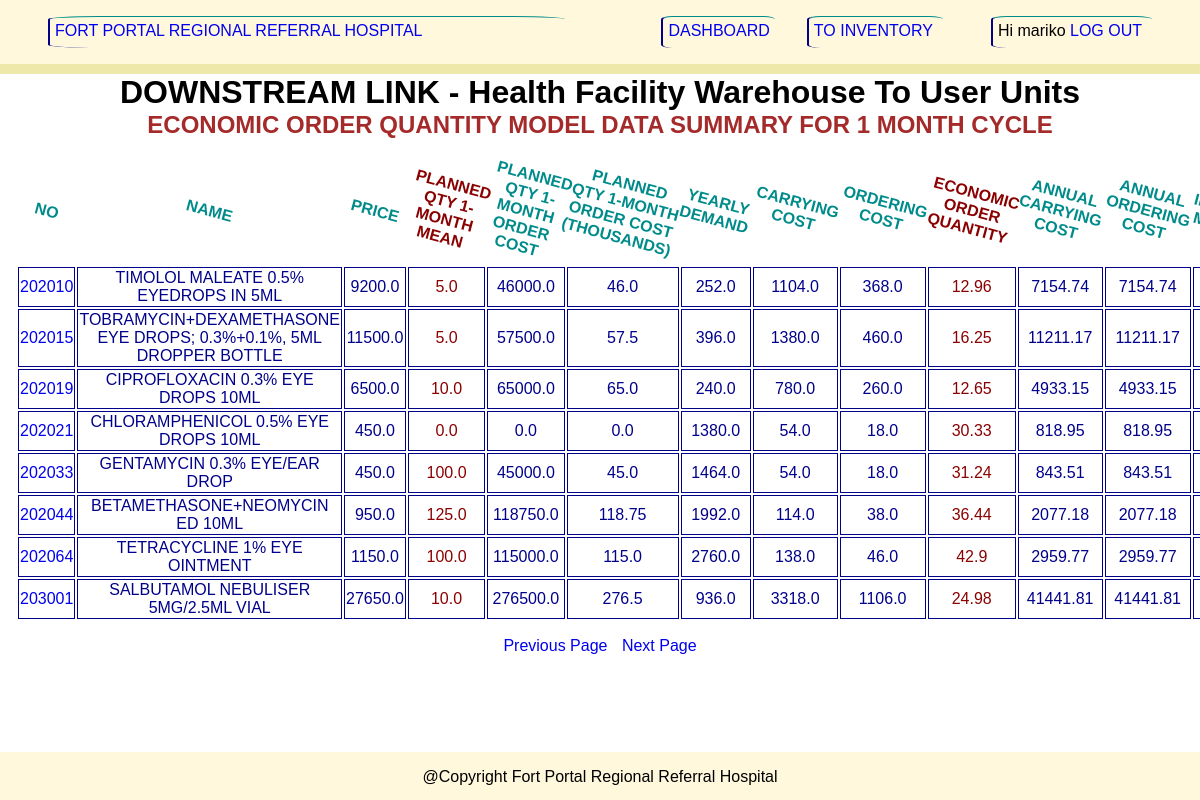
/analysis/eoq/list/1/month/?page=2 (signed in), run on the app's committed database.
### analysis/models.py (models this page shows, shortened)
class ProductDetailExp(models.Model):
    code = models.IntegerField(default=100000,unique=True)
    description = models.CharField(unique=True,max_length=500)
    ven = models.CharField(max_length=5, null=True, blank=True)
    unit = models.DecimalField(max_digits=100, decimal_places=1, null=True)
    price = models.DecimalField(max_digits=100, decimal_places=1, null=True)
    planned_Qty_2Month_Mean = models.DecimalField(max_digits=100, decimal_places=1, null=True)
    currentStock = models.DecimalField(max_digits=100,decimal_places=3,default=0)

### inventory/decorators.py (the view)
        def wrapper_func(request,*args,**kwargs):
            group = request.user.groups.all()
            names = []
            for gp in group:
                names.append(str(gp.name))
            if status in names:
                return view_func2(request,*args,**kwargs)
            else:
                return HttpResponse("<h1>You are not authorized to access this page!</h1>")

### analysis/templates/analysis/eoq_1_month_list.html (shortened to what this page needs)
{% extends 'analysis_base.html' %}
{% block content%}
<div class="eoq" style="overflow:auto;">
    <h1 style="text-align:center;margin:0;">DOWNSTREAM LINK - Health Facility Warehouse To User Units</h1>
    <h2 style="text-align:center;margin:0;">ECONOMIC ORDER QUANTITY MODEL DATA SUMMARY FOR 1 MONTH CYCLE</h2>
    <table style="padding:1rem;">
        <thead>
        <tr>
            <th>NO</th>
            <th>NAME</th>
            <th>PRICE</th>
            <th style="color:darkred;">PLANNED QTY 1-MONTH MEAN</th>
            <th>PLANNED QTY 1-MONTH ORDER COST</th>
            <th>PLANNED QTY 1-MONTH ORDER COST (THOUSANDS)</th>
            <th>YEARLY DEMAND</th>
            <th>CARRYING COST</th>
            <th>ORDERING COST</th>
            <th style="color:darkred;">ECONOMIC ORDER QUANTITY</th>
            <th>ANNUAL CARRYING COST</th>
            <th>ANNUAL ORDERING COST</th>
            <th>ANNUAL INVENTORY MGT COST</th>
        </tr>
        </thead>
        <tbody>
    {% for i in data_df %}
    <tr>
        <td><a href="{% url 'eoq1cde' i.CODE %}">{{ i.CODE }}</a></td>
        <td>{{ i.DESCRIPTION }}</td>
        <td>{{ i.price }}</td>
        <td style="color:darkred;">{{ i.planned_qty_1_month_mean }}</td>
        <td>{{ i.planned_qty_1_month_order_cost }}</td>
        <td>{{ i.planned_qty_1_month_order_cost_thousands }}</td>
        <td>{{ i.year_demand }}</td>
        <td>{{ i.carrying_cost }}</td>
        <td>{{ i.ordering_cost }}</td>
        <td style="color:darkred;">{{ i.economic_order_quantity }}</td>
        <td>{{ i.annual_carrying_cost }}</td>
        <td>{{ i.annual_ordering_cost }}</td>
        <td>{{ i.annual_inventory_mgt_cost }}</td>
        </tr>
        {% endfor %}
        </tbody>
    </table>
</div>
<div style="text-align: center">
    {% if data_df.has_previous %}
    <a style="margin-right: 10px;" href="{% url 'eoq1list' %}?page={{ data_df.previous_page_number }}">Previous Page</a>
    {% endif %}
    {% if data_df.has_next %}
    <a href="{% url 'eoq1list' %}?page={{ data_df.next_page_number }}">Next Page</a>
    {% endif %}
</div>
{% endblock %}

### analysis/templates/analysis_base.html (shortened to what this page needs)
<!DOCTYPE html>
{% load static %}
<html lang="en">
<head>
    <link rel="stylesheet" type="text/css" href="{% static 'css/myCss.css' %}">
</head>
<body>
<div style="display: flex; flex-direction: column; min-height:100vh;">
    <div class="header">
        <p style="flex-grow:1;margin-left:3rem;margin-right:5rem;"><a href="{% url 'productsDashboard' %}">
            FORT PORTAL REGIONAL REFERRAL HOSPITAL</a></p>
        <p style="margin-left:1rem;margin-right:2rem;"><a href="{% url 'productsDashboard' %}">DASHBOARD</a></p>
        <p style="margin-right: 3rem;;padding-right:10px;"><a href="{% url 'inventoryLink' %}">TO INVENTORY</a></p>
        {% if request.user %}
        <p style="margin-right: 3rem;;padding-right:10px;"><span>Hi {{ request.user }}</span>
            <a href="{% url 'logout_user' %}">LOG OUT</a></p>
        {% else %}
        <p style="margin-right: 3rem;;padding-right:10px;"><a href="{% url 'login_user' %}">LOG IN</a></p>
        {% endif %}
    </div>
    <div class="main" style="flex-grow:1">
        {% block content %}
        {% endblock %}
    </div>
    <div style="display :flex; background:cornsilk; height:3rem; justify-content: space-evenly;">
        <p>@Copyright Fort Portal Regional Referral Hospital</p>
    </div>
</div>
</body>
</html>

### analysis/templates/analysis_base.html (style rules this page uses)
body { margin:0; font-family: sans-serif; }
.header { display :flex; background: cornsilk; height:4rem; justify-content: space-evenly; border-bottom: 10px solid palegoldenrod; }
a { text-decoration : none; }
td { border: 1px solid blue; }

### analysis/templates/analysis/eoq_1_month_list.html (style rules this page uses)
.header { background: cornsilk; }
body > div > div.header > p { border-top: 1px solid darkcyan; border-left: 2px solid darkblue; border-radius:10%; padding:5px; }
.eoq { display:flex; flex-direction:column; }
h2 { color: brown; }
th { padding:0; color : darkcyan; transform: rotateZ(15deg); }
td { border: 1px solid darkblue; color:darkblue; text-align:center; }

### data on the page
ProductDetailExp: CODE "202010", DESCRIPTION "TIMOLOL MALEATE 0.5% EYEDROPS IN 5ML", price "9200.0", planned_qty_1_month_mean "5.0", planned_qty_1_month_order_cost "46000.0", planned_qty_1_month_order_cost_thousands "46.0", year_demand "252.0", carrying_cost "1104.0", ordering_cost "368.0", economic_order_quantity "12.96", annual_carrying_cost "7154.74", annual_ordering_cost "7154.74"
ProductDetailExp: CODE "202015", DESCRIPTION "TOBRAMYCIN+DEXAMETHASONE EYE DROPS; 0.3%+0.1%, 5ML DROPPER BOTTLE", price "11500.0", planned_qty_1_month_mean "5.0", planned_qty_1_month_order_cost "57500.0", planned_qty_1_month_order_cost_thousands "57.5", year_demand "396.0", carrying_cost "1380.0", ordering_cost "460.0", economic_order_quantity "16.25", annual_carrying_cost "11211.17", annual_ordering_cost "11211.17"
ProductDetailExp: CODE "202019", DESCRIPTION "CIPROFLOXACIN 0.3% EYE DROPS 10ML", price "6500.0", planned_qty_1_month_mean "10.0", planned_qty_1_month_order_cost "65000.0", planned_qty_1_month_order_cost_thousands "65.0", year_demand "240.0", carrying_cost "780.0", ordering_cost "260.0", economic_order_quantity "12.65", annual_carrying_cost "4933.15", annual_ordering_cost "4933.15"
ProductDetailExp: CODE "202021", DESCRIPTION "CHLORAMPHENICOL 0.5% EYE DROPS 10ML", price "450.0", planned_qty_1_month_mean "0.0", planned_qty_1_month_order_cost "0.0", planned_qty_1_month_order_cost_thousands "0.0", year_demand "1380.0", carrying_cost "54.0", ordering_cost "18.0", economic_order_quantity "30.33", annual_carrying_cost "818.95", annual_ordering_cost "818.95"
ProductDetailExp: CODE "202033", DESCRIPTION "GENTAMYCIN 0.3% EYE/EAR DROP", price "450.0", planned_qty_1_month_mean "100.0", planned_qty_1_month_order_cost "45000.0", planned_qty_1_month_order_cost_thousands "45.0", year_demand "1464.0", carrying_cost "54.0", ordering_cost "18.0", economic_order_quantity "31.24", annual_carrying_cost "843.51", annual_ordering_cost "843.51"
ProductDetailExp: CODE "202044", DESCRIPTION "BETAMETHASONE+NEOMYCIN ED 10ML", price "950.0", planned_qty_1_month_mean "125.0", planned_qty_1_month_order_cost "118750.0", planned_qty_1_month_order_cost_thousands "118.75", year_demand "1992.0", carrying_cost "114.0", ordering_cost "38.0", economic_order_quantity "36.44", annual_carrying_cost "2077.18", annual_ordering_cost "2077.18"
ProductDetailExp: CODE "202064", DESCRIPTION "TETRACYCLINE 1% EYE OINTMENT", price "1150.0", planned_qty_1_month_mean "100.0", planned_qty_1_month_order_cost "115000.0", planned_qty_1_month_order_cost_thousands "115.0", year_demand "2760.0", carrying_cost "138.0", ordering_cost "46.0", economic_order_quantity "42.9", annual_carrying_cost "2959.77", annual_ordering_cost "2959.77"
ProductDetailExp: CODE "203001", DESCRIPTION "SALBUTAMOL NEBULISER 5MG/2.5ML VIAL", price "27650.0", planned_qty_1_month_mean "10.0", planned_qty_1_month_order_cost "276500.0", planned_qty_1_month_order_cost_thousands "276.5", year_demand "936.0", carrying_cost "3318.0", ordering_cost "1106.0", economic_order_quantity "24.98", annual_carrying_cost "41441.81", annual_ordering_cost "41441.81"

### other printed values
{{ request.user }} "mariko"
